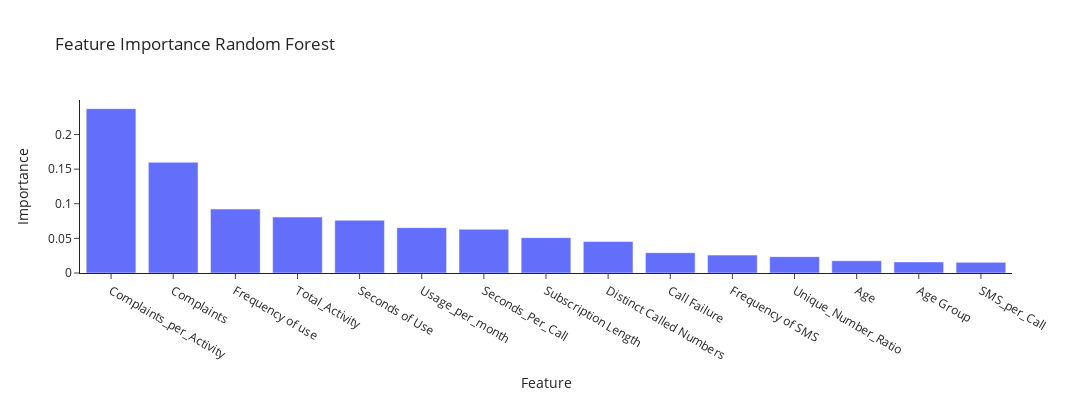

Notebook cell for this chart:
### Code cell
import pandas as pd
import plotly.express as px

feat_imp = pd.DataFrame({
    'Feature': X.columns,
    'Importance': rf.feature_importances_
}).sort_values(by='Importance', ascending=False)

fig = px.bar(
    feat_imp,
    x='Feature',
    y='Importance',
    title='Feature Importance Random Forest',
    width=1200,
    height=400
)
fig.update_layout(template='simple_white')
fig.show()

### Figure 1 — Plotly figure (JSON) as saved in the notebook; plotly's stock layout.template omitted (floating-point values rounded to 4 significant figures)
{"data": [{"hovertemplate": "Feature=%{x}<br>Importance=%{y}<extra></extra>", "legendgroup": "", "marker": {"color": "#636efa", "pattern": {"shape": ""}}, "name": "", "orientation": "v", "showlegend": false, "textposition": "auto", "type": "bar", "x": ["Complaints_per_Activity", "Complaints", "Frequency of use", "Total_Activity", "Seconds of Use", "Usage_per_month", "Seconds_Per_Call", "Subscription Length", "Distinct Called Numbers", "Call Failure", "Frequency of SMS", "Unique_Number_Ratio", "Age", "Age Group", "SMS_per_Call"], "xaxis": "x", "y": [0.2374, 0.1599, 0.09243, 0.08084, 0.07624, 0.06553, 0.06316, 0.05106, 0.04562, 0.02937, 0.02584, 0.02359, 0.01769, 0.01601, 0.01535], "yaxis": "y"}], "layout": {"barmode": "relative", "height": 400, "legend": {"tracegroupgap": 0}, "title": {"text": "Feature Importance Random Forest"}, "width": 1200, "xaxis": {"anchor": "y", "domain": [0, 1], "title": {"text": "Feature"}}, "yaxis": {"anchor": "x", "domain": [0, 1], "title": {"text": "Importance"}}}}
